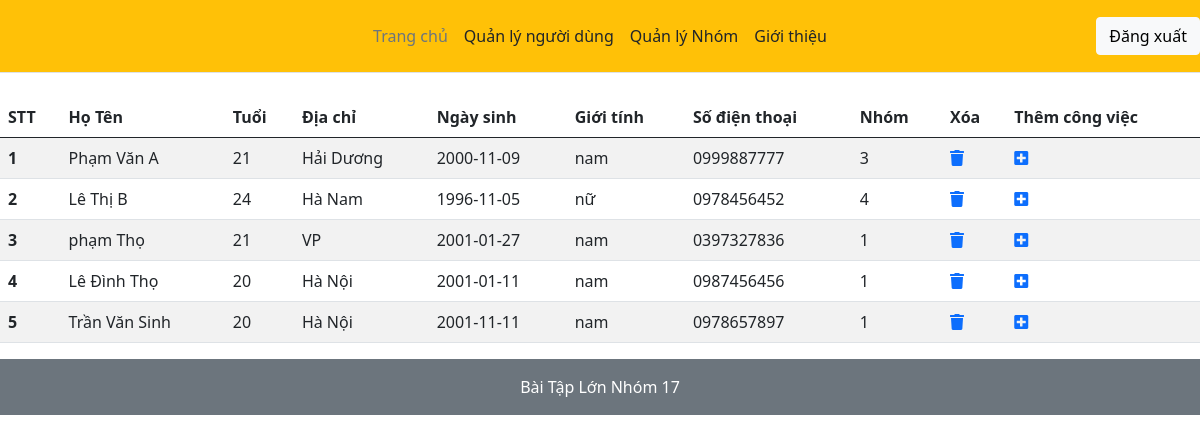
The app's page /admin/index.php with its own data.
### tables this page shows
CREATE TABLE `infor_users` (
  `infor_id` int(6) UNSIGNED NOT NULL,
  `first_name` varchar(30) NOT NULL,
  `last_name` varchar(30) NOT NULL,
  `age` int(10) NOT NULL,
  `address` text NOT NULL,
  `date` date NOT NULL DEFAULT current_timestamp(),
  `phone_number` int(10) UNSIGNED ZEROFILL NOT NULL,
  `gender` varchar(10) NOT NULL,
  `group_id` int(6) UNSIGNED NOT NULL,
  `userid` int(6) UNSIGNED NOT NULL
);

### admin/index.php (the view, shortened to what this page needs)
<!doctype html>
<html lang="en">
  <head>
    <link href="https://cdn.jsdelivr.net/npm/bootstrap@5.0.2/dist/css/bootstrap.min.css" rel="stylesheet">
    <link rel="stylesheet" href="https://cdnjs.cloudflare.com/ajax/libs/font-awesome/5.15.4/css/all.min.css">
  </head>
  <body>
  <header class="d-flex flex-wrap align-items-center justify-content-center justify-content-md-between py-3 mb-4 border-bottom bg-warning">
      <a href="/" class="d-flex align-items-center col-md-3 mb-2 mb-md-0 text-dark text-decoration-none">
        <svg class="bi me-2" width="40" height="32" role="img" aria-label="Bootstrap"><use xlink:href="#bootstrap"></use></svg>
      </a>
      <ul class="nav col-12 col-md-auto mb-2 justify-content-center mb-md-0">
        <li><a href="#" class="nav-link px-2 link-secondary">Trang chủ</a></li>
        <li><a href="http://localhost:81/test/index-user.php" class="nav-link px-2 link-dark">Quản lý người dùng</a></li>
        <li><a href="#" class="nav-link px-2 link-dark">Quản lý Nhóm</a></li>
        <li><a href="#" class="nav-link px-2 link-dark">Giới thiệu</a></li>
      </ul>
      <div class="col-md-3 text-end">
        <button type="button" class="btn btn-light">Đăng xuất</button>
      </div>
  </header>
  <div class="content">
  <div class="col-md-12">
    <table class="table table-striped">
        <thead>
      <tr>
        <th scope="col">STT</th>
        <th scope="col">Họ Tên</th>
        <th scope="col">Tuổi</th>
        <th scope="col">Địa chỉ</th>
        <th scope="col">Ngày sinh</th>
        <th scope="col">Giới tính</th>
        <th scope="col">Số điện thoại</th>
        <th scope="col">Nhóm</th>
        <th scope="col">Xóa</th>
        <th scope="col">Thêm công việc</th>
      </tr>
    </thead>
    <tbody>
    <?php
        $conn = mysqli_connect('localhost','root','','btl_ql');
        $sql = "SELECT*FROM infor_users";
        $result = mysqli_query($conn,$sql);
        if(mysqli_num_rows($result) > 0){
            $i=1;
            while($row = mysqli_fetch_assoc($result)){
    ?>
      <tr>
      <th scope="row"><?php echo $i; ?> </th>
        <td><?php echo $row['first_name']; ?> <?php echo $row['last_name']; ?> </td>
        <td><?php echo $row['age']; ?> </td>
        <td><?php echo $row['address']; ?> </td>
        <td><?php echo $row['date']; ?> </td>
        <td><?php echo $row['gender']; ?> </td>
        <td><?php echo $row['phone_number']; ?> </td>
        <td><?php echo $row['group_id']; ?> </td>
        <td><a href="xoa-user.php?infor_id=<?php echo $row['infor_id']; ?>"><i class="fas fa-trash"></i></a></td>
        <td><a href="add_works.php?infor_id=<?php echo $row['infor_id']; ?>"><i class="fas fa-plus-square"></i></a></td>
      </tr>
      <?php
        $i++;
            }
        }
        ?>
    </tbody>
    </table>
  </div>
  </div>
  <footer class="p-5 d-flex justify-content-center bg-secondary py-3 text-white">
      <ul class="nav nav-pills">
        <li class="nav-item">Bài Tập Lớn Nhóm 17</li>
      </ul>
  </footer>
  </body>
</html>

### records on screen
infor_users: first_name "Phạm Văn", last_name "A", age "21", address "Hải Dương", date "2000-11-09", gender "nam", phone_number "0999887777", group "3"
infor_users: first_name "Lê Thị", last_name "B", age "24", address "Hà Nam", date "1996-11-05", gender "nữ", phone_number "0978456452", group "4"
infor_users: first_name "phạm", last_name "Thọ", age "21", address "VP", date "2001-01-27", gender "nam", phone_number "0397327836", group "1"
infor_users: first_name "Lê Đình", last_name "Thọ", age "20", address "Hà Nội", date "2001-01-11", gender "nam", phone_number "0987456456", group "1"
infor_users: first_name "Trần", last_name "Văn Sinh", age "20", address "Hà Nội", date "2001-11-11", gender "nam", phone_number "0978657897", group "1"
